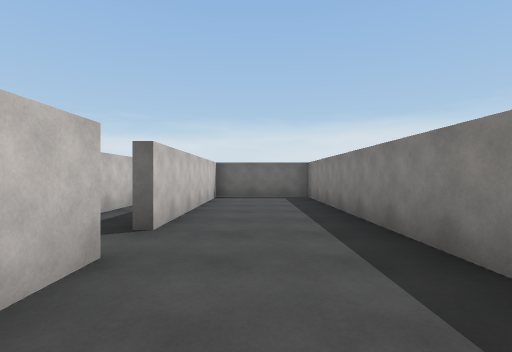
[1] (above)

17 first-person views from a walk through a 3-D level made in the Unity game engine. The camera is 1.3 m above the floor, looks level and sees 85° across. The floor is counted in squares, 2 m on a side. Each view is taken from the middle of a square. On the plan, view 1 faces up. The plan holds only what a view shows up to about 9 squares ahead; the rest is blank. The player is left out.

[2]
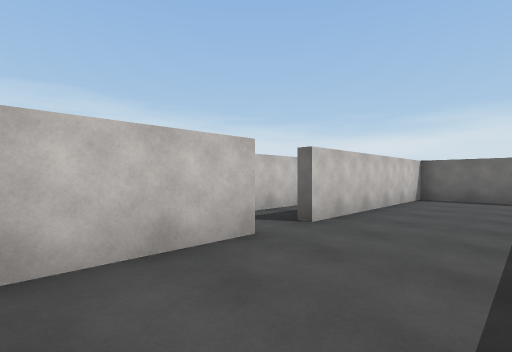

[3]
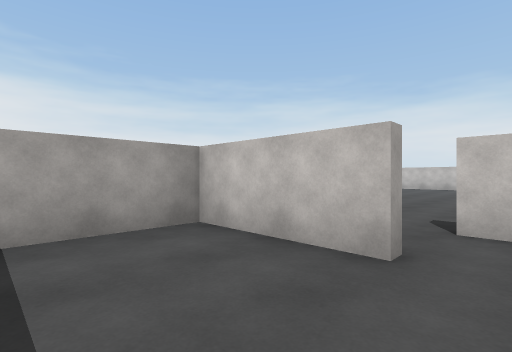

[4]
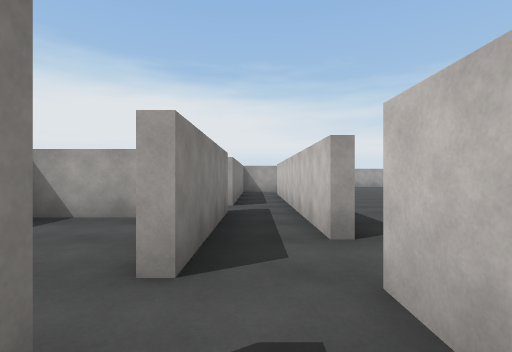

[5]
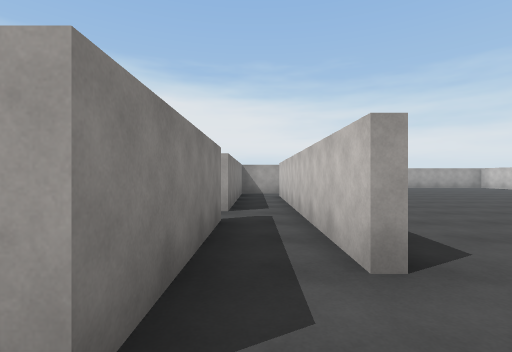

[6]
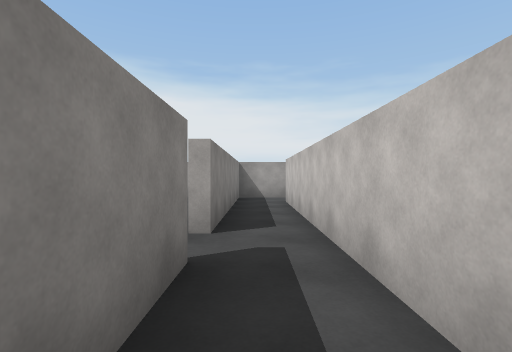

[7]
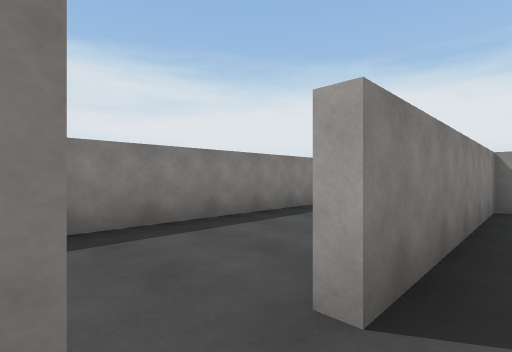

[8]
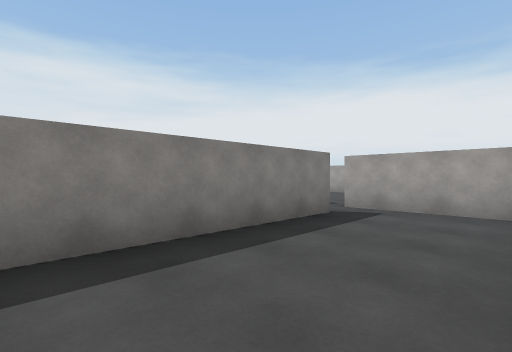

[9]
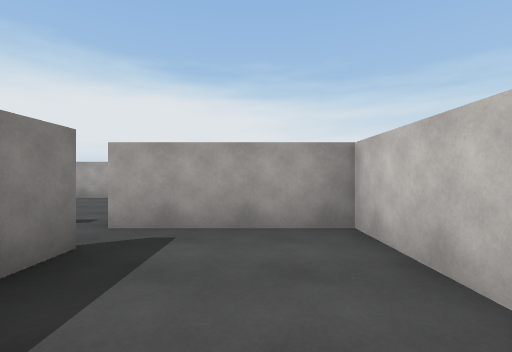

[10]
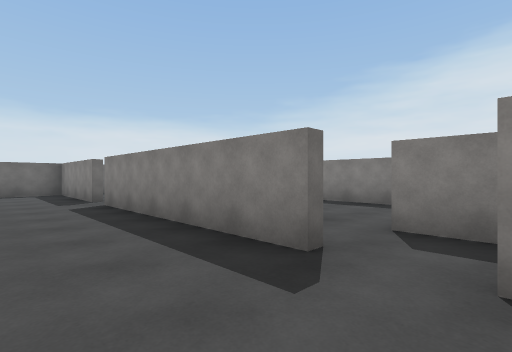

[11]
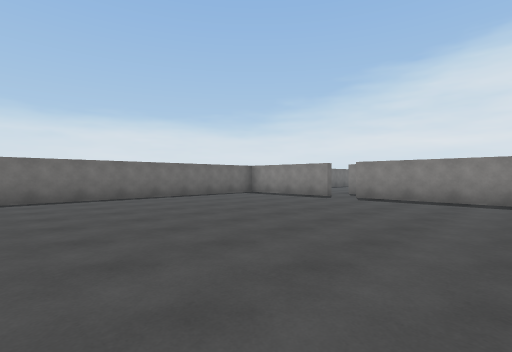

[12]
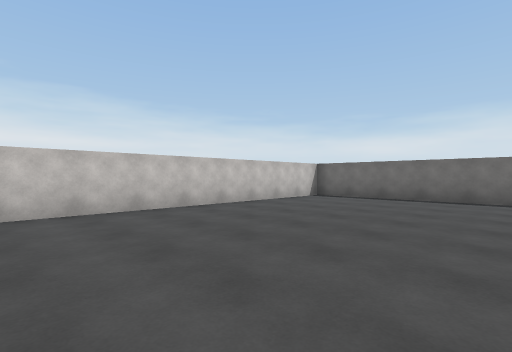

[13]
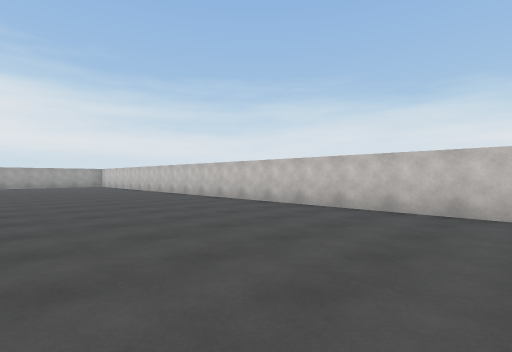

[14]
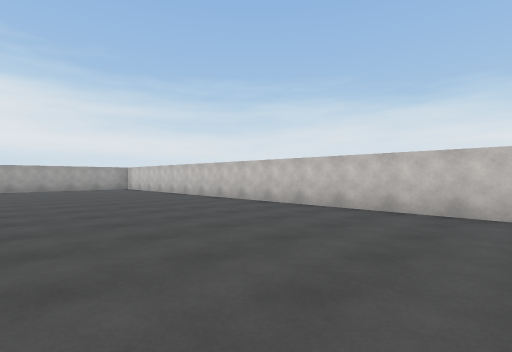

[15]
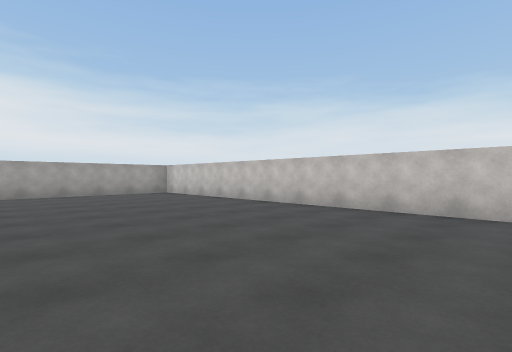

[16]
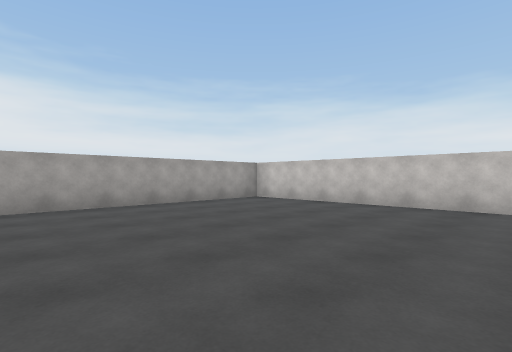

[17]
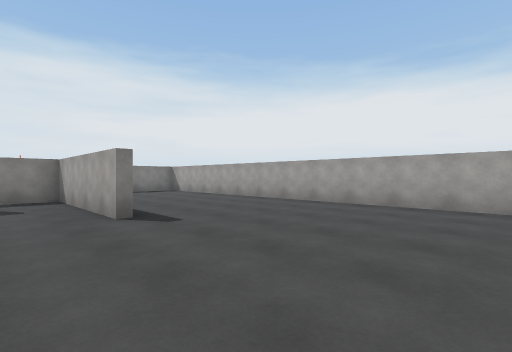

### Floor plan
Points are (right, up) in squares from view 1. A wall is a line through its corners. A room is listed if a view was taken in it or the views show most of it. See-through windows are left out.
Room 1 (views 1, 2, 3)
walls: (-1.2, 2.2) (-1.2, -0.4) (1.5, -0.4); (1.6, 1.8) (1.6, 8.6) (-1.2, 8.6) (-1.2, 3.2)
ways out: opening at (-1, 3) to room 2
Room 2 (views 4, 5, 6, 7, 8)
walls: (-2.8, 1.2) (-2.8, -6.1); (-1.5, -1.1) (-1.5, 2.2); (-2.8, 6.2) (-2.8, 2.4); (-2.5, -7.5) (-1.5, -7.5) (-1.5, -2.1)
ways out: opening at (-1, 3) to room 1; opening at (-1, -2) to room 3; opening at (-3, -7) to room 4; opening at (-3, 2) to room 4; opening at (-3, 8) to room 4
Room 3 (view 9)
walls: (1.6, -6.6) (1.6, -1.6); (-1.2, -5.2) (-1.2, -7.5) (1.9, -7.5)
ways out: opening at (-1, -2) to room 2; opening at (2, -7)
Room 4 (views 10, 11, 12, 13, 14, 15, 16, 17)
walls: (-3, 2.4) (-3, 7.9); (-5.6, -7.5) (-2.5, -7.5); (-3, 8.8) (-3, 11.6); (-6.5, 12.2) (-13.5, 12.2); (-3.5, 12.2) (-4.5, 12.2); (-14.3, 11.5) (-14.3, -12.2) (-3.5, -12.2)
ways out: opening at (-3, -7) to room 2; opening at (-3, 2) to room 2; opening at (-3, 8) to room 2

Positions as (right, up) in squares from view 1, and headings:
1: (0, 0), facing up
2: (1, 0), facing up-left
3: (1, 3), facing down-left
4: (-2, 4), facing down
5: (-2, 3), facing down
6: (-2, 1), facing down
7: (-2, -1), facing down-right
8: (-1, -2), facing down-right
9: (0, -4), facing down
10: (-5, 1), facing up-right
11: (-11, 4), facing up-right
12: (-9, 4), facing up-left
13: (-9, 6), facing down-left
14: (-9, 2), facing down-left
15: (-9, -2), facing down-left
16: (-8, -6), facing down-left
17: (-10, -6), facing down-right
